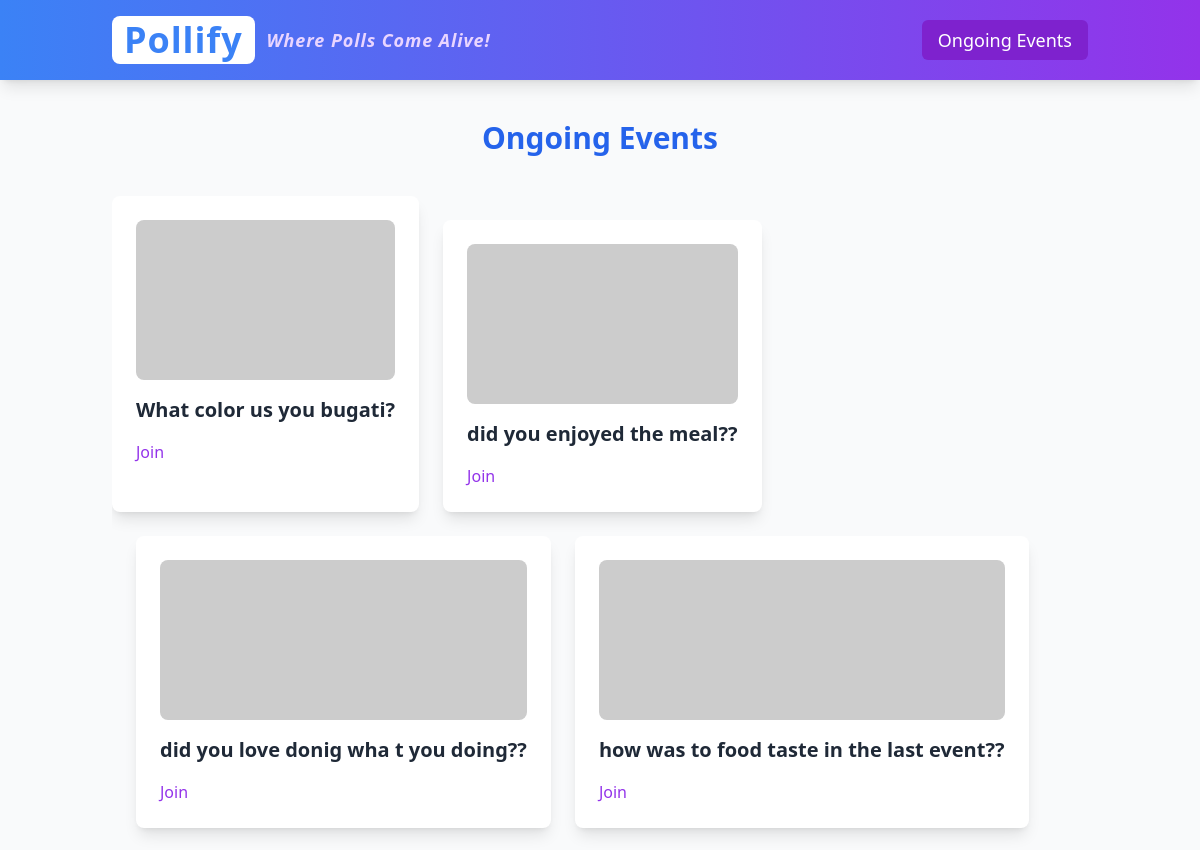
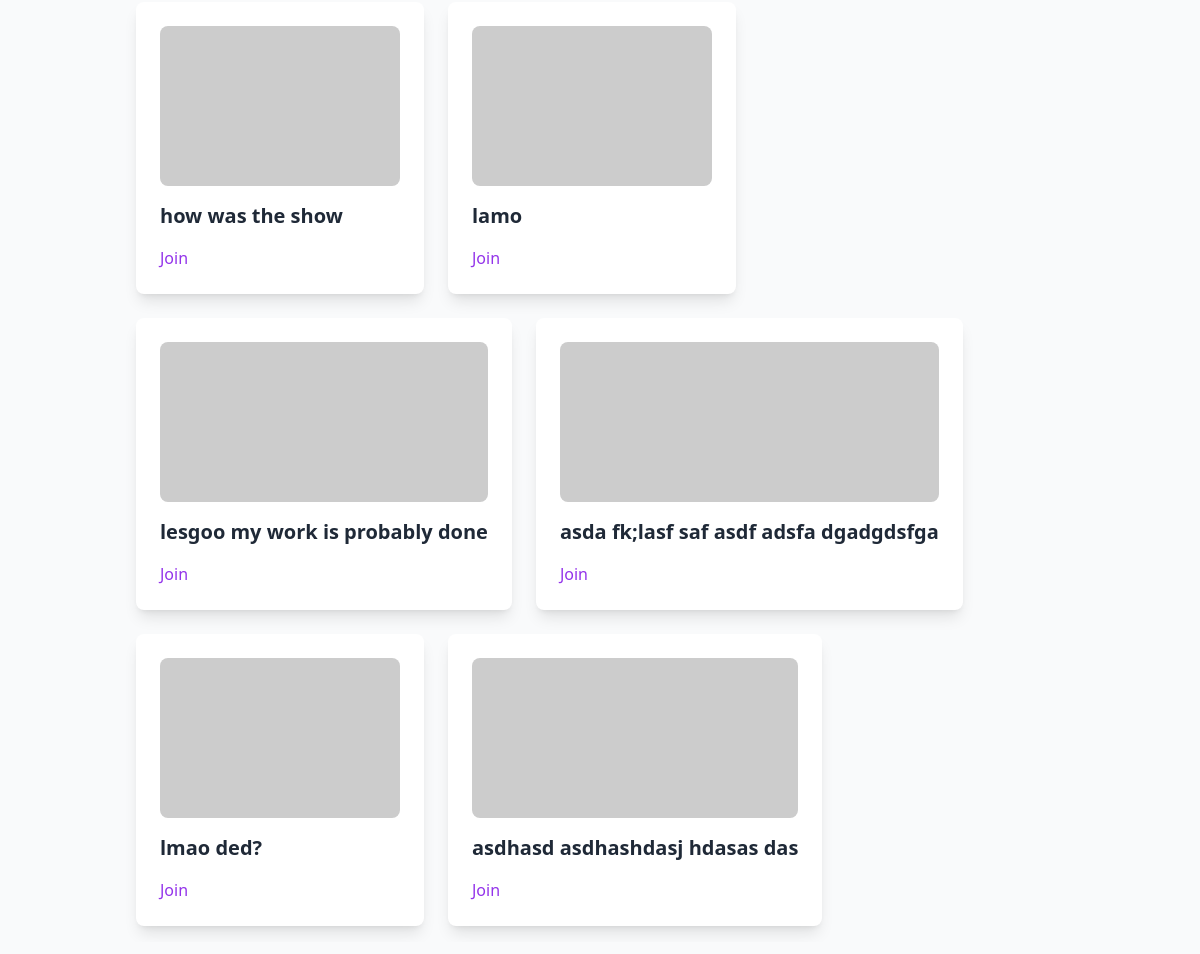
Screenshot of /ongoing/ with the database file from the repository (2 pictures, top to bottom).
### main/models.py (models this page shows, shortened)
class Poll(models.Model):
    poll_name = models.TextField()
    creator= models.CharField(max_length=100)
    uuid = models.CharField(max_length=60)
    slug = models.CharField(max_length=70,null=True,blank=True)
    code = models.CharField(max_length=50)
    open = models.BooleanField(default=False)
    upload_time = models.DateTimeField(auto_now_add=True)

### main/views.py (the view)
# urls.py: path('ongoing/', poll_list, name = 'ongoing'),
def poll_list(request):
    poll = models.Poll.objects.filter(open=True)
    data={
        'data' : poll
    }
    return render(request,'ongoingevent.html', data)

### templates/ongoingevent.html (shortened to what this page needs)
<!DOCTYPE html>
<html lang="en">
<head>
  <script src="https://cdn.tailwindcss.com"></script>
</head>
<body class="bg-gray-50">
  {% include 'header.html' %}
  <main class="container items-center mx-auto px-6 py-10">
    <h2 class="text-3xl font-bold text-blue-600 text-center mb-10">Ongoing Events</h2>
    <div class="md:container mx-auto flex flex-wrap overflow-x-auto space-y-6 space-x-6 pb-4 ">
      {% for d in data %}
      <div class="event-card bg-white shadow-lg rounded-lg p-6 w-1/7  transform transition duration-300 ease-in-out">
        <img src="https://via.placeholder.com/300x200" alt="Event Image" class="rounded-lg w-full h-40 object-cover mb-4">
        <h3 class="text-xl font-semibold text-gray-800">{{ d.poll_name }}</h3>
        <a href="/poll/{{ d.slug }}" class="text-purple-600 mt-4 inline-block">Join</a>
      </div>
      {% endfor %}
    </div>
  </main>
</body>
</html>

### templates/header.html (shortened to what this page needs)
<!DOCTYPE html>
<html lang="en">
<head>
  <script src="https://cdn.tailwindcss.com"></script>
</head>
<body class="bg-gray-50">
  <header class="bg-gradient-to-r from-blue-500 to-purple-600 shadow-lg">
    <div class="container mx-auto px-6 py-4 flex justify-between items-center">
      <a href="/" class="text-4xl font-bold text-white tracking-wide flex items-center">
        <span class="bg-white text-blue-500 rounded-lg px-3 py-1">Pollify</span>
        <span class="ml-3 text-lg text-purple-200 italic">Where Polls Come Alive!</span>
      </a>
      <nav>
        <a href="/ongoing" class="text-lg text-white font-medium px-4 py-2 rounded-md bg-purple-700 hover:bg-purple-500 transition duration-300">
          Ongoing Events
        </a>
      </nav>
    </div>
  </header>
</body>
</html>

### rows the page displays
Poll: poll_name "What color us you bugati?"
Poll: poll_name "did you enjoyed the meal??"
Poll: poll_name "did you love donig wha t you doing??"
Poll: poll_name "how was to food taste in the last event??"
Poll: poll_name "how was the show"
Poll: poll_name "lamo"
Poll: poll_name "lesgoo my work is probably done"
Poll: poll_name "asda fk;lasf saf asdf adsfa dgadgdsfga"
Poll: poll_name "lmao ded?"
Poll: poll_name "asdhasd asdhashdasj hdasas das"
